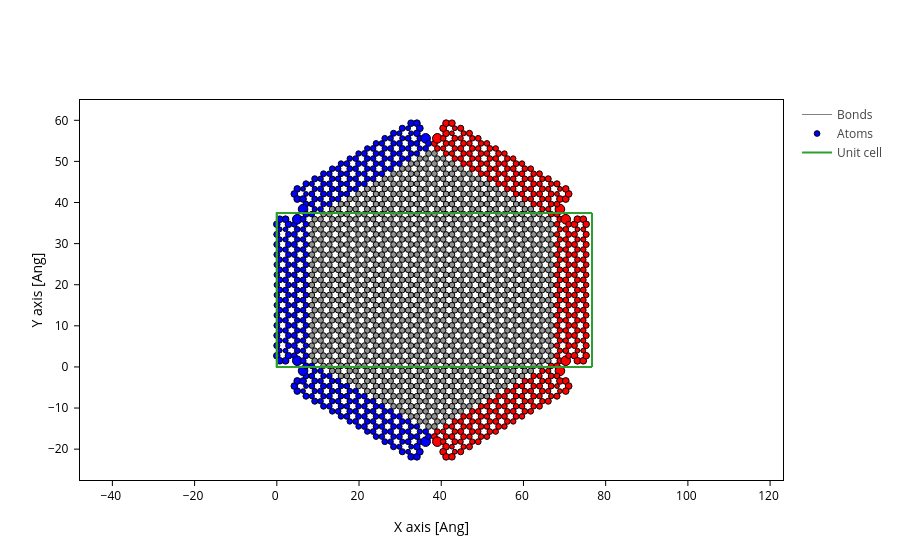

This figure's notebook cell:
### Code cell
norm_ldos_avg_E = normalize(mod_ldos.mean(axis=(0,1)), 0, 1)*SCALE_FACTOR + SCALE_OFFSET
style = mark_electrode(lr_idx)

style.append({"size": norm_ldos_avg_E})
device.plot(axes="xy", atoms_style=style)

### Figure 1 — Plotly figure (JSON) as saved in the notebook; plotly's stock layout.template omitted (floating-point values rounded to 4 significant figures; data arrays with more than 128 entries replaced by an {"elided": "..."} marker saying what was removed)
{"data": [{"line": {"color": "gray", "width": 1}, "meta": {}, "mode": "lines", "name": "Bonds", "opacity": 1, "type": "scatter", "x": {"elided": "57708 float values"}, "y": {"elided": "57708 float values"}}, {"marker": {"color": {"elided": "1872 str values"}, "line": {"color": "black", "width": 1}, "opacity": 1, "size": {"elided": "1872 float values"}}, "meta": {}, "mode": "markers", "name": "Atoms", "opacity": 1, "type": "scatter", "x": {"elided": "1872 float values"}, "y": {"elided": "1872 float values"}}, {"meta": {}, "mode": "lines", "name": "Unit cell", "type": "scatter", "x": [0.0, 0.0, 76.68, 76.68, 0.0, 0.0, NaN, 0.0, 0.0, 0.0, 76.68, 76.68, 0.0, NaN, 76.68, 76.68, NaN, 76.68, 76.68], "y": [0.0, 37.43, 37.43, 37.43, 37.43, 37.43, NaN, 37.43, 0.0, 0.0, 0.0, 0.0, 0.0, NaN, 37.43, 0.0, NaN, 37.43, 0.0]}], "layout": {"scene": {"aspectmode": "data", "xaxis": {"title": {"text": "X axis [Ang]"}}, "yaxis": {"title": {"text": "Y axis [Ang]"}}}, "xaxis": {"scaleanchor": "y", "scaleratio": 1, "title": {"text": "X axis [Ang]"}}, "yaxis": {"title": {"text": "Y axis [Ang]"}}}}
